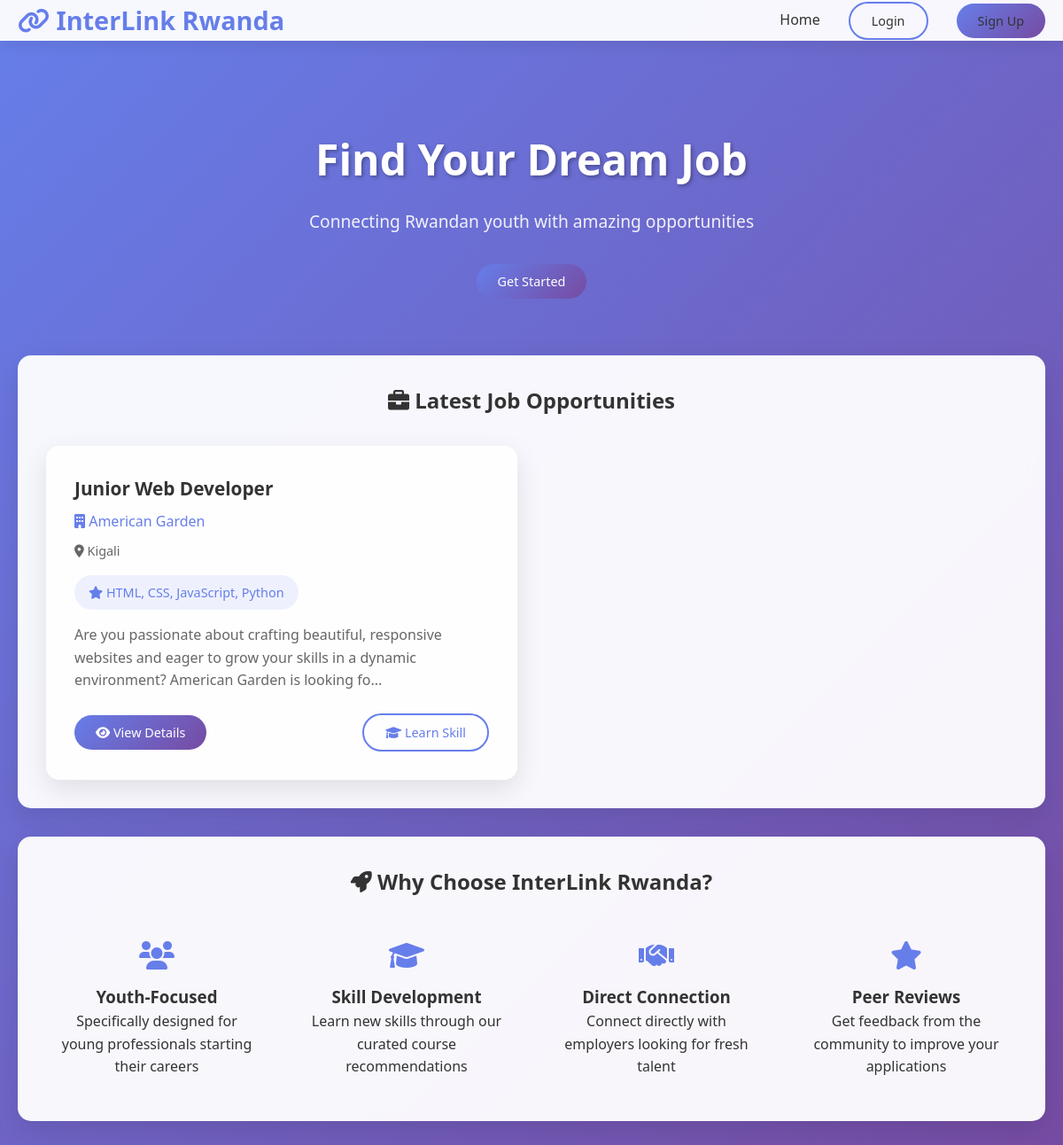
The page / on the database its author committed.
### app.py (models this page shows)
class Job(db.Model):
    id = db.Column(db.Integer, primary_key=True)
    title = db.Column(db.String(200), nullable=False)
    description = db.Column(db.Text, nullable=False)
    skill_required = db.Column(db.String(200), nullable=False)
    course_link = db.Column(db.String(300))
    company = db.Column(db.String(200))
    location = db.Column(db.String(200))
    posted_by = db.Column(db.Integer, db.ForeignKey('user.id'), nullable=False)  # Link to job provider
    posted_at = db.Column(db.DateTime, default=datetime.utcnow)
    experience_level = db.Column(db.String(50), default='Entry Level')
    employment_type = db.Column(db.String(50), default='Full-time')
    salary_range = db.Column(db.String(100))
    poster = db.relationship('User', backref='posted_jobs')
    applications = db.relationship('Application', backref='job', lazy=True)

### app.py (the view)
@app.route('/')
def index():
    jobs = Job.query.order_by(Job.posted_at.desc()).all()
    return render_template('index.html', jobs=jobs)

### app.py (called while the page is built)
@app.context_processor
def inject_user():
    return dict(get_current_user=get_current_user)

### templates/index.html
{% extends "base.html" %}
{% block content %}
<div class="hero">
    <h1>Find Your Dream Job</h1>
    <p>Connecting Rwandan youth with amazing opportunities</p>
    {% if not session.user_id %}
        <a href="{{ url_for('register') }}" class="btn btn-primary">Get Started</a>
    {% endif %}
</div>
<div class="content-card">
    <h2 style="text-align: center; margin-bottom: 2rem; color: #333;">
        <i class="fas fa-briefcase"></i> Latest Job Opportunities
    </h2>
    {% if jobs %}
        <div class="job-grid">
            {% for job in jobs %}
                <div class="job-card">
                    <h3 class="job-title">{{ job.title }}</h3>
                    <div class="job-company">
                        <i class="fas fa-building"></i> {{ job.company or 'Company' }}
                    </div>
                    <div class="job-location">
                        <i class="fas fa-map-marker-alt"></i> {{ job.location or 'Location' }}
                    </div>
                    <div class="job-skills">
                        <i class="fas fa-star"></i> {{ job.skill_required }}
                    </div>
                    <div class="job-description">
                        {{ job.description[:150] }}{% if job.description|length > 150 %}...{% endif %}
                    </div>
                    <div style="display: flex; gap: 1rem; justify-content: space-between; align-items: center;">
                        <a href="{{ url_for('job_detail', job_id=job.id) }}" class="btn btn-primary">
                            <i class="fas fa-eye"></i> View Details
                        </a>
                        {% if job.course_link %}
                            <a href="{{ job.course_link }}" target="_blank" class="btn btn-secondary">
                                <i class="fas fa-graduation-cap"></i> Learn Skill
                            </a>
                        {% endif %}
                    </div>
                </div>
            {% endfor %}
        </div>
    {% else %}
        <div style="text-align: center; padding: 3rem; color: #666;">
            <i class="fas fa-briefcase" style="font-size: 3rem; margin-bottom: 1rem; opacity: 0.5;"></i>
            <h3>No jobs available yet</h3>
            <p>Check back later for new opportunities!</p>
        </div>
    {% endif %}
</div>
<div class="content-card">
    <h2 style="text-align: center; margin-bottom: 2rem; color: #333;">
        <i class="fas fa-rocket"></i> Why Choose InterLink Rwanda?
    </h2>
    <div style="display: grid; grid-template-columns: repeat(auto-fit, minmax(250px, 1fr)); gap: 2rem; margin-top: 2rem;">
        <div style="text-align: center; padding: 1rem;">
            <i class="fas fa-users" style="font-size: 2rem; color: #667eea; margin-bottom: 1rem;"></i>
            <h3>Youth-Focused</h3>
            <p>Specifically designed for young professionals starting their careers</p>
        </div>
        <div style="text-align: center; padding: 1rem;">
            <i class="fas fa-graduation-cap" style="font-size: 2rem; color: #667eea; margin-bottom: 1rem;"></i>
            <h3>Skill Development</h3>
            <p>Learn new skills through our curated course recommendations</p>
        </div>
        <div style="text-align: center; padding: 1rem;">
            <i class="fas fa-handshake" style="font-size: 2rem; color: #667eea; margin-bottom: 1rem;"></i>
            <h3>Direct Connection</h3>
            <p>Connect directly with employers looking for fresh talent</p>
        </div>
        <div style="text-align: center; padding: 1rem;">
            <i class="fas fa-star" style="font-size: 2rem; color: #667eea; margin-bottom: 1rem;"></i>
            <h3>Peer Reviews</h3>
            <p>Get feedback from the community to improve your applications</p>
        </div>
    </div>
</div>
{% endblock %}

### templates/base.html (style rules this page uses)
* { margin: 0; padding: 0; box-sizing: border-box; }
body { font-family: 'Segoe UI', Tahoma, Geneva, Verdana, sans-serif; line-height: 1.6; color: #333; background: linear-gradient(135deg, #667eea 0%, #764ba2 100%); min-height: 100vh; }
.btn { padding: 0.5rem 1.5rem; border: none; border-radius: 25px; cursor: pointer; font-weight: 500; text-decoration: none; display: inline-block; transition: all 0.3s ease; font-size: 0.9rem; }
.btn-primary { background: linear-gradient(135deg, #667eea, #764ba2); color: white; }
.btn-secondary { background: transparent; color: #667eea; border: 2px solid #667eea; }
.content-card { background: rgba(255, 255, 255, 0.95); backdrop-filter: blur(10px); border-radius: 15px; padding: 2rem; margin-bottom: 2rem; box-shadow: 0 10px 30px rgba(0, 0, 0, 0.1); }
.job-grid { display: grid; grid-template-columns: repeat(auto-fill, minmax(350px, 1fr)); gap: 2rem; margin-top: 2rem; }
.job-card { background: rgba(255, 255, 255, 0.95); border-radius: 15px; padding: 2rem; box-shadow: 0 10px 30px rgba(0, 0, 0, 0.1); transition: transform 0.3s ease, box-shadow 0.3s ease; }
.job-title { font-size: 1.3rem; font-weight: bold; color: #333; margin-bottom: 0.5rem; }
.job-company { color: #667eea; font-weight: 500; margin-bottom: 0.5rem; }
.job-location { color: #666; font-size: 0.9rem; margin-bottom: 1rem; }
.job-skills { background: rgba(102, 126, 234, 0.1); color: #667eea; padding: 0.5rem 1rem; border-radius: 20px; font-size: 0.9rem; display: inline-block; margin-bottom: 1rem; }
.job-description { color: #666; margin-bottom: 1.5rem; line-height: 1.6; }
.hero { text-align: center; padding: 4rem 0; color: white; }
.hero h1 { font-size: 3rem; margin-bottom: 1rem; text-shadow: 2px 2px 4px rgba(0, 0, 0, 0.3); }
.hero p { font-size: 1.2rem; margin-bottom: 2rem; opacity: 0.9; }

### rows shown on the page
Job: title "Junior Web Developer", company "American Garden", location "Kigali", skill_required "HTML, CSS, JavaScript, Python", description "Are you passionate about crafting beautiful, responsive websites and eager to grow your skills in a dynamic environment? American Garden is looking fo"
